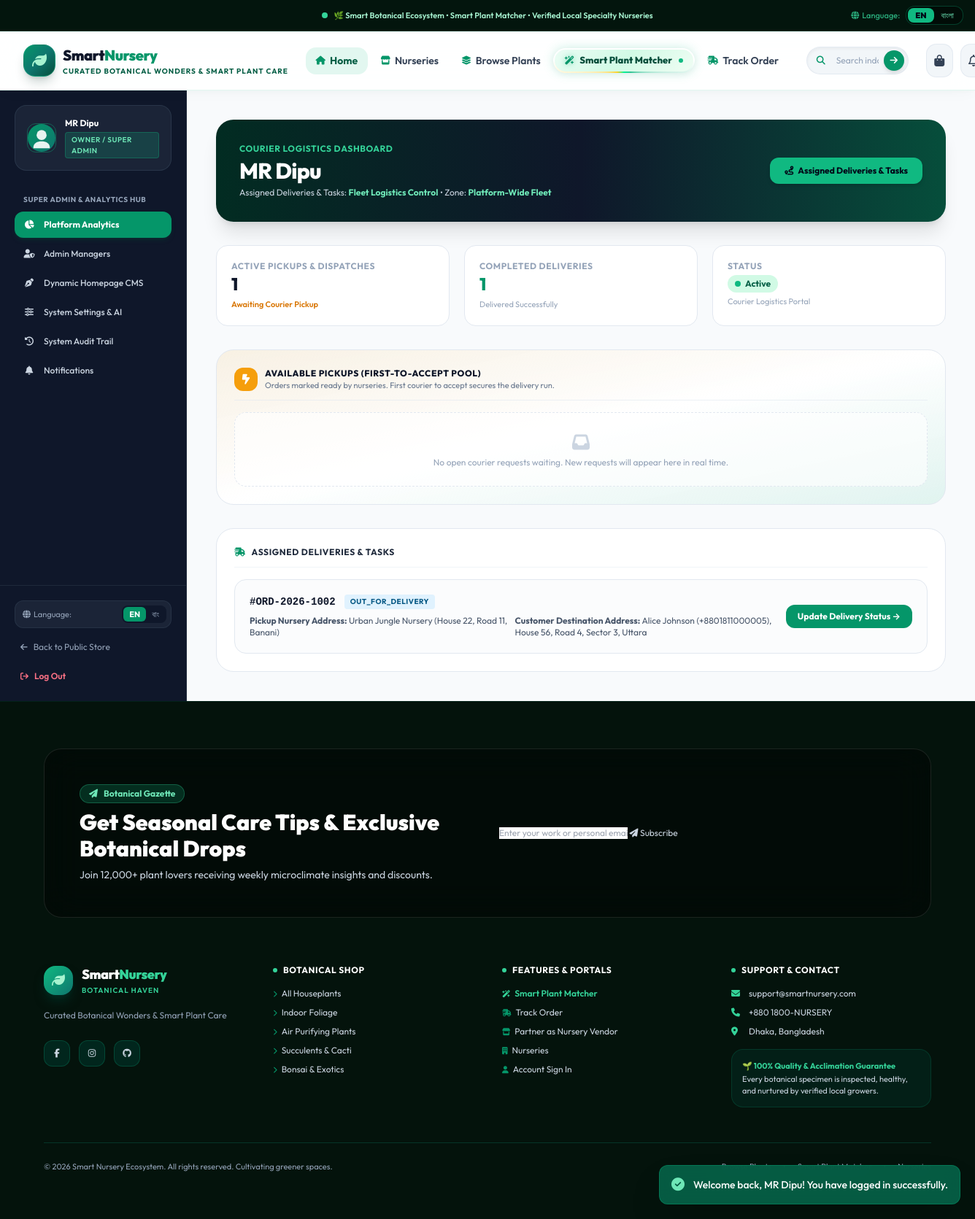
The page /delivery/index.php (signed in) on the database its author committed.
### tables this page shows
CREATE TABLE `users` (
  `id` INT AUTO_INCREMENT PRIMARY KEY,
  `role_id` INT NOT NULL,
  `name` VARCHAR(100) NOT NULL,
  `email` VARCHAR(150) NOT NULL UNIQUE,
  `password_hash` VARCHAR(255) NOT NULL,
  `phone` VARCHAR(30) NULL,
  `avatar` VARCHAR(255) NULL,
  `status` ENUM('active', 'pending', 'suspended') NOT NULL DEFAULT 'active',
  `created_at` TIMESTAMP DEFAULT CURRENT_TIMESTAMP,
  `updated_at` TIMESTAMP DEFAULT CURRENT_TIMESTAMP ON UPDATE CURRENT_TIMESTAMP,
  FOREIGN KEY (`role_id`) REFERENCES `roles`(`id`) ON DELETE RESTRICT
);

CREATE TABLE `roles` (
  `id` INT AUTO_INCREMENT PRIMARY KEY,
  `name` VARCHAR(50) NOT NULL UNIQUE,
  `display_name` VARCHAR(100) NOT NULL,
  `description` VARCHAR(255) NULL,
  `created_at` TIMESTAMP DEFAULT CURRENT_TIMESTAMP
);

CREATE TABLE `delivery_assignments` (
  `id` INT AUTO_INCREMENT PRIMARY KEY,
  `order_id` INT NOT NULL UNIQUE,
  `delivery_staff_id` INT NOT NULL,
  `assigned_at` TIMESTAMP DEFAULT CURRENT_TIMESTAMP,
  `picked_up_at` TIMESTAMP NULL,
  `delivered_at` TIMESTAMP NULL,
  `delivery_notes` TEXT NULL,
  `proof_image` VARCHAR(255) NULL,
  `status` ENUM('assigned', 'picked_up', 'out_for_delivery', 'delivered', 'failed') NOT NULL DEFAULT 'assigned',
  `created_at` TIMESTAMP DEFAULT CURRENT_TIMESTAMP,
  FOREIGN KEY (`order_id`) REFERENCES `orders`(`id`) ON DELETE CASCADE,
  FOREIGN KEY (`delivery_staff_id`) REFERENCES `users`(`id`) ON DELETE RESTRICT
);

CREATE TABLE `orders` (
  `id` INT AUTO_INCREMENT PRIMARY KEY,
  `order_number` VARCHAR(30) NOT NULL UNIQUE,
  `customer_id` INT NOT NULL,
  `vendor_id` INT NOT NULL,
  `total_amount` DECIMAL(10,2) NOT NULL,
  `discount_amount` DECIMAL(10,2) NOT NULL DEFAULT 0.00,
  `shipping_fee` DECIMAL(10,2) NOT NULL DEFAULT 60.00,
  `grand_total` DECIMAL(10,2) NOT NULL,
  `order_status` ENUM(
    'Pending',
    'Vendor Accepted',
    'Vendor Rejected',
    'Cancelled',
    'Preparing',
    'Ready for Pickup',
    'Assigned to Delivery',
    'Picked Up',
    'Out for Delivery',
    'Delivered'
  ) NOT NULL DEFAULT 'Pending',
  `shipping_name` VARCHAR(100) NOT NULL,
  `shipping_phone` VARCHAR(30) NOT NULL,
  `shipping_address` VARCHAR(255) NOT NULL,
  `shipping_city` VARCHAR(100) NOT NULL DEFAULT 'Dhaka',
  `notes` TEXT NULL,
  `cancelled_reason` VARCHAR(255) NULL,
  `created_at` TIMESTAMP DEFAULT CURRENT_TIMESTAMP,
  `updated_at` TIMESTAMP DEFAULT CURRENT_TIMESTAMP ON UPDATE CURRENT_TIMESTAMP,
  FOREIGN KEY (`customer_id`) REFERENCES `users`(`id`) ON DELETE RESTRICT,
  FOREIGN KEY (`vendor_id`) REFERENCES `vendor_profiles`(`id`) ON DELETE RESTRICT
);

CREATE TABLE `vendor_profiles` (
  `id` INT AUTO_INCREMENT PRIMARY KEY,
  `user_id` INT NOT NULL UNIQUE,
  `nursery_name` VARCHAR(150) NOT NULL,
  `nursery_name_bn` VARCHAR(150) NULL,
  `description` TEXT NULL,
  `description_bn` TEXT NULL,
  `address` VARCHAR(255) NOT NULL,
  `address_bn` VARCHAR(255) NULL,
  `city` VARCHAR(100) NOT NULL DEFAULT 'Dhaka',
  `opening_hours` VARCHAR(100) NOT NULL DEFAULT 'Sat - Thu: 9:00 AM - 8:00 PM',
  `contact_phone` VARCHAR(30) NULL,
  `banner_image` VARCHAR(255) NULL,
  `logo_image` VARCHAR(255) NULL,
  `verification_status` ENUM('pending', 'verified', 'rejected', 'suspended') NOT NULL DEFAULT 'pending',
  `rating_avg` DECIMAL(3,2) NOT NULL DEFAULT 5.00,
  `rating_count` INT NOT NULL DEFAULT 0,
  `commission_rate` DECIMAL(5,2) NOT NULL DEFAULT 10.00,
  `created_at` TIMESTAMP DEFAULT CURRENT_TIMESTAMP,
  FOREIGN KEY (`user_id`) REFERENCES `users`(`id`) ON DELETE CASCADE
);

### delivery/index.php (the view, shortened to what the rows shown need)
<?php
require_once __DIR__ . '/../helpers/auth.php';
require_once __DIR__ . '/../helpers/functions.php';
require_role(['delivery', 'admin', 'owner']);
$currentUser = current_user();
$db = get_db();
$isDeliveryStaff = ($currentUser['role_name'] === 'delivery');
if ($isDeliveryStaff) {
    $pStmt = $db->prepare("SELECT * FROM delivery_staff_profiles WHERE user_id = :uid");
    $pStmt->execute(['uid' => $currentUser['id']]);
    $staffProfile = $pStmt->fetch();
    if (!$staffProfile) {
        $db->prepare("
            INSERT INTO delivery_staff_profiles (user_id, vehicle_type, current_zone, license_number, total_deliveries, status, created_at)
            VALUES (:uid, 'Motorcycle', 'Dhaka Central', 'COURIER-PENDING', 0, 'available', NOW())
        ")->execute(['uid' => $currentUser['id']]);
        $pStmt->execute(['uid' => $currentUser['id']]);
        $staffProfile = $pStmt->fetch();
    }
    $profileId = (int)($staffProfile['id'] ?? 0);
} else {
    $profileId = 0;
}
if ($isDeliveryStaff) {
    $activeStmt = $db->prepare("SELECT COUNT(*) FROM delivery_assignments WHERE (delivery_staff_id = :uid OR delivery_staff_id = :pid) AND status IN ('assigned', 'picked_up', 'out_for_delivery')");
    $activeStmt->execute(['uid' => $currentUser['id'], 'pid' => $profileId]);
    $activeCount = (int)$activeStmt->fetchColumn();
    $completedStmt = $db->prepare("SELECT COUNT(*) FROM delivery_assignments WHERE (delivery_staff_id = :uid OR delivery_staff_id = :pid) AND status = 'delivered'");
    $completedStmt->execute(['uid' => $currentUser['id'], 'pid' => $profileId]);
    $completedCount = (int)$completedStmt->fetchColumn();
    $activeRunsStmt = $db->prepare("
        SELECT da.*, o.order_number, o.grand_total, o.shipping_name, o.shipping_phone, o.shipping_address, o.shipping_city,
               vp.nursery_name, vp.address AS vendor_address
        FROM delivery_assignments da
        JOIN orders o ON da.order_id = o.id
        JOIN vendor_profiles vp ON o.vendor_id = vp.id
        WHERE (da.delivery_staff_id = :uid OR da.delivery_staff_id = :pid) AND da.status IN ('assigned', 'picked_up', 'out_for_delivery')
        ORDER BY da.id DESC
    ");
    $activeRunsStmt->execute(['uid' => $currentUser['id'], 'pid' => $profileId]);
    $activeRuns = $activeRunsStmt->fetchAll();
} else {
    $activeRunsStmt = $db->query("
        SELECT da.*, o.order_number, o.grand_total, o.shipping_name, o.shipping_phone, o.shipping_address, o.shipping_city,
               vp.nursery_name, vp.address AS vendor_address, rider.name AS assigned_rider_name
        FROM delivery_assignments da
        JOIN orders o ON da.order_id = o.id
        JOIN vendor_profiles vp ON o.vendor_id = vp.id
        LEFT JOIN users rider ON da.delivery_staff_id = rider.id
        WHERE da.status IN ('assigned', 'picked_up', 'out_for_delivery')
        ORDER BY da.id DESC
    ");
    $activeRuns = $activeRunsStmt->fetchAll();
}
require_once __DIR__ . '/../includes/header.php';
?>
<div class="flex-1 flex flex-col lg:flex-row">
    <?php require_once __DIR__ . '/../includes/sidebar.php'; ?>
    <main class="flex-1 p-6 sm:p-10 space-y-8 bg-slate-50">
        <div class="bg-gradient-to-r from-emerald-950 via-slate-900 to-emerald-900 text-white rounded-3xl p-6 sm:p-8 shadow-xl flex flex-col sm:flex-row items-start sm:items-center justify-between gap-4">
            <div>
                <span class="text-xs font-bold uppercase tracking-wider text-emerald-400 block mb-1"><?= __('delivery.portal_title') ?></span>
                <h1 class="text-2xl sm:text-3xl font-extrabold tracking-tight"><?= sanitize($currentUser['name']) ?></h1>
                <p class="text-xs text-slate-300 mt-1"><?= __('delivery.assigned_runs') ?>: <strong class="text-emerald-300"></strong> • Zone: <strong class="text-emerald-300"></strong></p>
            </div>
        </div>
        <div class="bg-white p-6 rounded-3xl border border-slate-200 shadow-xs space-y-4">
            <?php if (!empty($activeRuns)): ?>
                <div class="space-y-4">
                    <?php foreach ($activeRuns as $run): ?>
                        <div class="p-5 rounded-2xl border border-slate-200 bg-slate-50/50 flex flex-col md:flex-row items-start md:items-center justify-between gap-4">
                            <div class="space-y-2 flex-1 text-xs">
                                <div class="flex items-center space-x-3">
                                    <span class="font-mono font-bold text-slate-900 text-sm">#<?= sanitize($run['order_number']) ?></span>
                                    <span class="px-2 py-0.5 rounded text-[10px] font-bold uppercase tracking-wider bg-sky-100 text-sky-800">
                                        <?= sanitize($run['status']) ?>
                                    </span>
                                </div>
                                <div class="grid grid-cols-1 sm:grid-cols-2 gap-2 text-slate-600">
                                    <p><strong><?= __('delivery.pickup_address') ?>:</strong> <?= sanitize(vendor_display_name($run['nursery_name'])) ?> (<?= sanitize(vendor_display_address($run['vendor_address'])) ?>)</p>
                                    <p><strong><?= __('delivery.customer_address') ?>:</strong> <?= sanitize($run['shipping_name']) ?> (<?= sanitize($run['shipping_phone']) ?>), <?= sanitize($run['shipping_address']) ?></p>
                                </div>
                            </div>
                            <a href="deliveries.php" class="px-4 py-2 bg-emerald-600 hover:bg-emerald-500 text-white font-bold text-xs rounded-xl shadow-xs transition">
                                <?= __('delivery.update_status_btn') ?> &rarr;
                            </a>
                        </div>
                    <?php endforeach; ?>
                </div>
            <?php else: ?>
                <div class="p-8 text-center text-xs text-slate-400">
                    <?= __('customer.no_orders_yet') ?>
                </div>
            <?php endif; ?>
        </div>
    </main>
</div>
<?php require_once __DIR__ . '/../includes/footer.php'; ?>

### includes/sidebar.php (shortened to what the rows shown need)
<?php
require_once __DIR__ . '/../helpers/auth.php';
require_once __DIR__ . '/../helpers/functions.php';
$currentUser = current_user();
$role = $currentUser['role_name'] ?? 'customer';
?>
<aside class="w-full lg:w-64 bg-slate-900 text-slate-200 flex flex-col justify-between border-r border-slate-800 shrink-0">
    <div class="p-5 space-y-6">
        <div class="bg-slate-800/80 rounded-2xl p-4 border border-slate-700/60 flex items-center space-x-3">
            <div class="overflow-hidden">
                <h4 class="text-xs font-bold text-white truncate"><?= sanitize($currentUser['name'] ?? 'User') ?></h4>
                <span class="inline-flex items-center px-2 py-0.5 rounded text-[10px] font-semibold bg-emerald-500/20 text-emerald-300 border border-emerald-500/30 uppercase tracking-wider">
                    <?= __('role.' . $role, sanitize($currentUser['role_display'] ?? ucfirst($role))) ?>
                </span>
            </div>
        </div>
    </div>
</aside>

### rows shown on the page
users: name "MR Dipu", role.display_name "OWNER / SUPER ADMIN"
delivery_assignments: order.order_number "ORD-2026-1002", status "OUT_FOR_DELIVERY", vendor_profiles.nursery_name "Urban Jungle Nursery", vendor_profiles.address "House 22, Road 11, Banani", order.shipping_name "Alice Johnson", order.shipping_phone "+8801811000005", order.shipping_address "House 56, Road 4, Sector 3, Uttara"

### other values the page prints
$flashSuccess "Welcome back, MR Dipu! You have logged in successfully."
$announcementText "🌿 Smart Botanical Ecosystem • Smart Plant Matcher • Verified Local Specialty Nurseries"
__('lang.switch_label') "Language"
$brandTitle "Smart"
$brandSubtitle "Nursery"
$brandTag "CURATED BOTANICAL WONDERS & SMART PLANT CARE"
__('nav.home') "Home"
__('nav.nurseries', 'Nurseries') "Nurseries"
__('nav.browse_plants') "Browse Plants"
__('nav.ai_matcher') "Smart Plant Matcher"
__('nav.track_order') "Track Order"
__('owner.dashboard_title') "SUPER ADMIN & ANALYTICS HUB"
__('owner.analytics') "Platform Analytics"
__('owner.admin_managers') "Admin Managers"
__('owner.cms') "Dynamic Homepage CMS"
